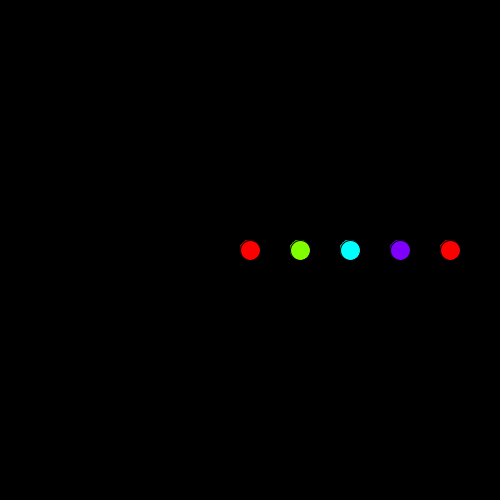
Frame 1 (no input)
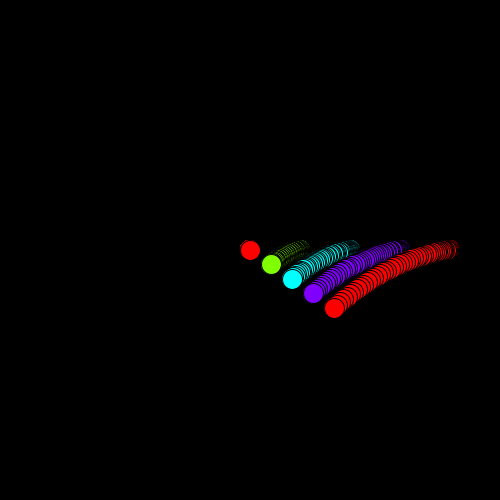
Frame 60 (the mouse pressed at the canvas centre just before this capture)
Frame 120 (the mouse held since frame 60 and released just before this capture): identical to frame 60, image omitted

The Processing sketch that drew these frames (run headless with seeded random() and noise(); from frame 60 on, the mouse is pressed at the canvas centre):

// Processing sketch: processing_five_asteroid
// ── processing_five_asteroid.pde
class Asteroid{
  float x[]=new float[50],y[]=new float[50];
  float theta[]=new float[50];
  int r;
  Asteroid(int er){
    r=er;
  }
  
  void move(){
   for(int i=0;i<50;i++){
     x[i]=r*cos(theta[i])*cos(theta[i])*cos(theta[i]);
     y[i]=r*sin(theta[i])*sin(theta[i])*sin(theta[i]);
     ellipse(x[i],y[i],20,20);
     theta[i]+=(i+1)*PI/128/100;
    } 
  }
}

Asteroid a[]=new Asteroid[5];
void setup(){
  colorMode(HSB,360,255,255);
  size(500,500);
  for(int i=0;i<5;i++)a[i]=new Asteroid(50*i);
}

void draw(){
  background(0,0,0,0.5);
  translate(width/2,height/2);
  for(int i=0;i<5;i++){
    fill(map(i,0,4,0,360),255,255);
    a[i].move();
  }
  
}

void mousePressed(){
  for(int i=0;i<5;i++)for(int j=0;j<50;j++){
   a[i].theta[j]=0; 
  }
  
}
